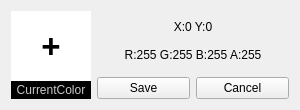
<?xml version="1.0" encoding="UTF-8"?>
<ui version="4.0">
 <class>ColorPickerWidget</class>
 <widget class="QWidget" name="ColorPickerWidget">
  <property name="geometry">
   <rect>
    <x>0</x>
    <y>0</y>
    <width>300</width>
    <height>108</height>
   </rect>
  </property>
  <property name="windowTitle">
   <string>Color Picker</string>
  </property>
  <layout class="QGridLayout" name="gridLayoutMain" columnstretch="1,2,2">
   <item row="0" column="0" rowspan="2">
    <layout class="QVBoxLayout" name="verticalLayout">
     <property name="spacing">
      <number>0</number>
     </property>
     <item>
      <widget class="QLabel" name="labelColor">
       <property name="sizePolicy">
        <sizepolicy hsizetype="Preferred" vsizetype="Expanding">
         <horstretch>0</horstretch>
         <verstretch>0</verstretch>
        </sizepolicy>
       </property>
       <property name="minimumSize">
        <size>
         <width>80</width>
         <height>70</height>
        </size>
       </property>
       <property name="maximumSize">
        <size>
         <width>80</width>
         <height>70</height>
        </size>
       </property>
       <property name="font">
        <font>
         <pointsize>25</pointsize>
         <weight>75</weight>
         <bold>true</bold>
        </font>
       </property>
       <property name="cursor">
        <cursorShape>CrossCursor</cursorShape>
       </property>
       <property name="styleSheet">
        <string notr="true">background-color: rgba(255, 255, 255, 255);
color: rgba(0, 0, 0, 255);</string>
       </property>
       <property name="frameShape">
        <enum>QFrame::NoFrame</enum>
       </property>
       <property name="text">
        <string>+</string>
       </property>
       <property name="alignment">
        <set>Qt::AlignCenter</set>
       </property>
      </widget>
     </item>
     <item>
      <widget class="QLabel" name="label">
       <property name="minimumSize">
        <size>
         <width>0</width>
         <height>18</height>
        </size>
       </property>
       <property name="maximumSize">
        <size>
         <width>16777215</width>
         <height>18</height>
        </size>
       </property>
       <property name="styleSheet">
        <string notr="true">background-color: rgb(0, 0, 0);
color: rgb(200, 200, 200);</string>
       </property>
       <property name="text">
        <string>CurrentColor</string>
       </property>
       <property name="alignment">
        <set>Qt::AlignCenter</set>
       </property>
      </widget>
     </item>
    </layout>
   </item>
   <item row="0" column="1" colspan="2">
    <widget class="QLabel" name="labelPosColor">
     <property name="minimumSize">
      <size>
       <width>0</width>
       <height>18</height>
      </size>
     </property>
     <property name="text">
      <string>X:0 Y:0&lt;br&gt;&lt;br&gt;R:255 G:255 B:255 A:255</string>
     </property>
     <property name="alignment">
      <set>Qt::AlignCenter</set>
     </property>
    </widget>
   </item>
   <item row="1" column="1">
    <widget class="QPushButton" name="pushButtonSave">
     <property name="text">
      <string>Save</string>
     </property>
    </widget>
   </item>
   <item row="1" column="2">
    <widget class="QPushButton" name="pushButtonCancel">
     <property name="text">
      <string>Cancel</string>
     </property>
    </widget>
   </item>
  </layout>
 </widget>
 <resources/>
 <connections/>
</ui>
